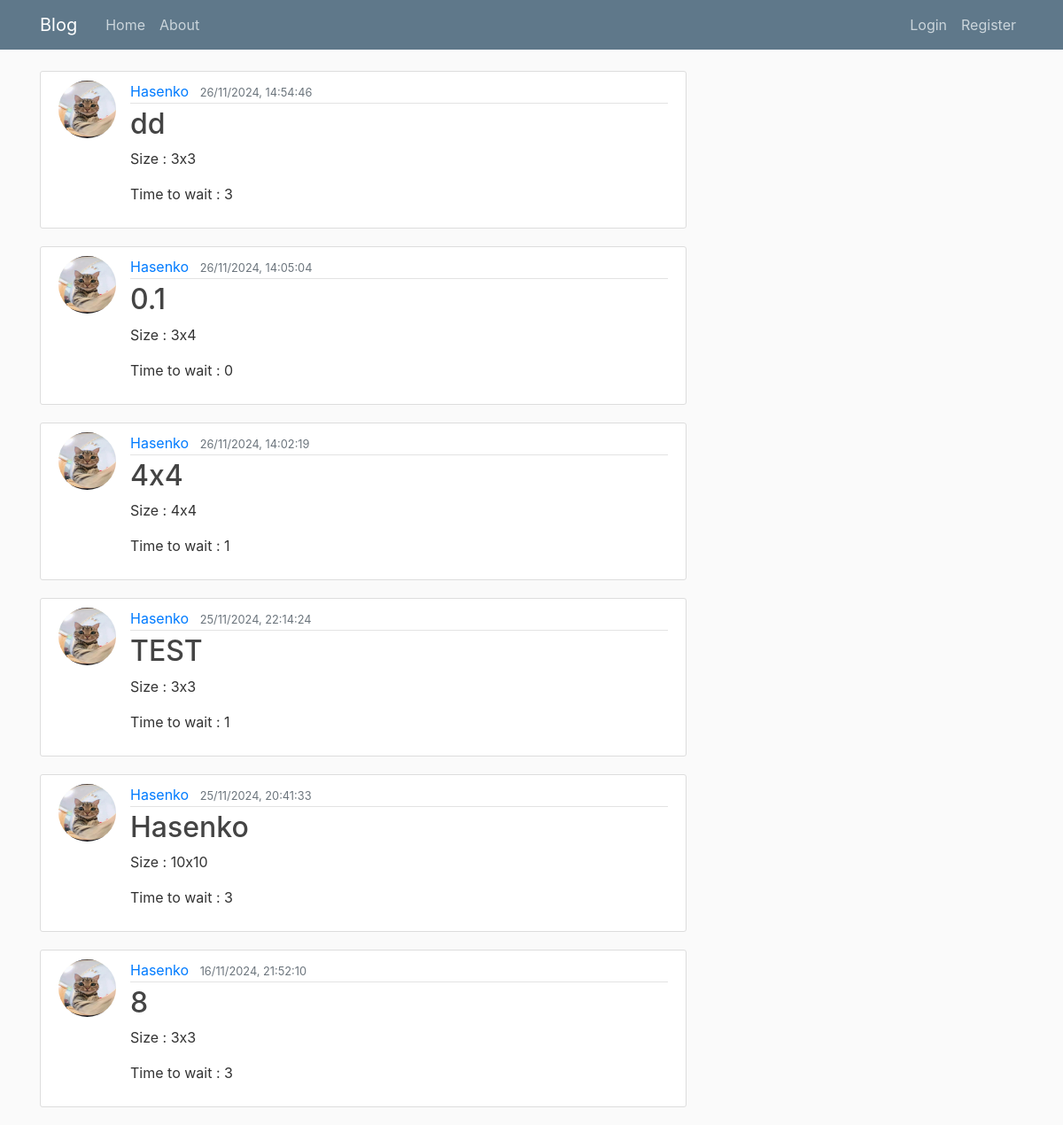
/blog/, run on an earlier commit of the app's database.
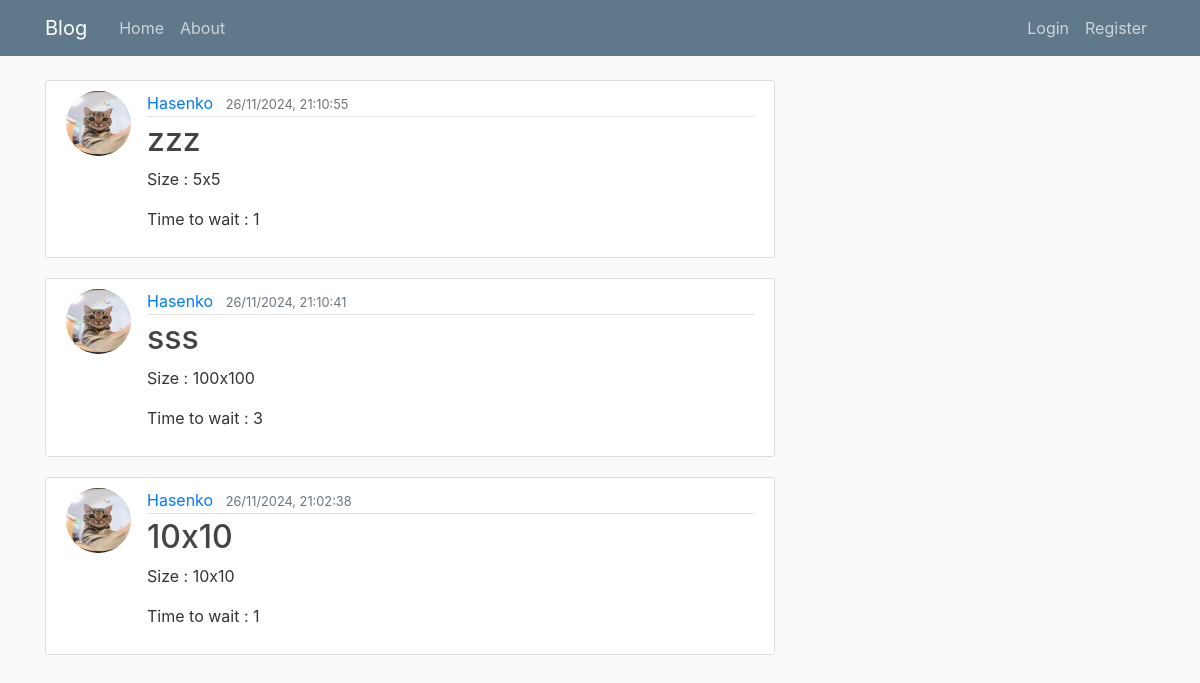
And on a later commit of the database.
### blog/models.py (models this page shows, shortened)
class Canvas(models.Model):
    title = models.CharField(max_length=100)
    width = models.PositiveIntegerField(default=100)
    height = models.PositiveIntegerField(default=100)
    time_to_wait = models.PositiveIntegerField(default=3)
    content = models.TextField(default='blank')
    date_posted = models.DateTimeField(default=timezone.now)
    author = models.ForeignKey(User, on_delete=models.CASCADE)
    def get_pixel_list(content):
        pixel_list = []
        i = 0
        pixel = ""
        for letter in content:
            if i%7 == 0 and i != 0:
                pixel_list.append(pixel)
                pixel = ""
            pixel += letter
            i += 1
        pixel_list.append(pixel)
        return pixel_list

### users/models.py (models this page shows, shortened)
class Profile(models.Model):
    user = models.OneToOneField(User, on_delete=models.CASCADE)
    image = models.ImageField(default='default.jpg', upload_to='profile_pics')

### blog/views.py (the view)
# urls.py: path('', CanvasListView.as_view(), name='blog-home'),
class CanvasListView(ListView):
    model = Canvas
    template_name = 'blog/home.html'  # by default: <app>/<model>_<viewtype>.html
    context_object_name = 'canvases'
    ordering = ['-date_posted']  # replace with 'intensity' of the canvas
    def get_queryset(self):
        queryset = super().get_queryset()
        for canvas in queryset:
            canvas.content = Canvas.get_pixel_list(canvas.content)
        return queryset

### blog/templates/blog/home.html
{% extends "blog/base.html" %}
{% block content %}
    {% for canvas in canvases %}
        <article class="media content-section">
            <img class="rounded-circle article-img" src="{{ canvas.author.profile.image.url }}" alt="author image">
            <div class="media-body">
                <div class="article-metadata">
                    <a class="mr-2" href="#">{{ canvas.author }}</a>
                    <small class="text-muted">{{ canvas.date_posted|date:"d/m/Y, H:i:s" }}</small>
                </div>
                <h2><a class="article-title" href="{% url 'canvas-detail' canvas.id %}">{{ canvas.title }}</a></h2>
                <p>Size : {{ canvas.width }}x{{ canvas.height }}</p>
                <p>Time to wait : {{ canvas.time_to_wait }}</p>
            </div>
        </article>
    {% endfor %}
{% endblock content %}

### blog/templates/blog/base.html (shortened to what this page needs)
{% load static %}
<!DOCTYPE html>
<html lang="en">
<head>
    <link rel="stylesheet" href="https://cdn.jsdelivr.net/npm/bootstrap@4.0.0/dist/css/bootstrap.min.css">
    <link rel="stylesheet" type="text/css" href="{% static 'blog/main.css' %}">
</head>
<body>
    <header class="site-header">
        <nav class="navbar navbar-expand-md navbar-dark bg-steel fixed-top">
          <div class="container">
            <a class="navbar-brand mr-4" href="{% url 'blog-home' %}">Blog</a>
            <div class="collapse navbar-collapse" id="navbarToggle">
              <div class="navbar-nav mr-auto">
                <a class="nav-item nav-link" href="{% url 'blog-home' %}">Home</a>
                <a class="nav-item nav-link" href="{% url 'blog-about' %}">About</a>
              </div>
              <div class="navbar-nav">
                {% if user.is_authenticated %}
                  <a class="nav-item nav-link" href="{% url 'canvas-create' %}">New Canvas</a>
                  <a class="nav-item nav-link" href="{% url 'profile' %}">Profile</a>
                  <form method="POST" action="{% url 'logout' %}">
                    {% csrf_token %}
                    <a href="javascript:void(0);" class="nav-item nav-link" onclick="this.closest('form').submit();">Logout</a>
                  </form>
                {% else %}
                  <a class="nav-item nav-link" href="{% url 'login' %}">Login</a>
                  <a class="nav-item nav-link" href="{% url 'register' %}">Register</a>
                {% endif %}
              </div>
            </div>
          </div>
        </nav>
    </header>
    <main role="main" class="container">
        <div class="row">
          <div class="col-md-8">
            {% block content %}{% endblock %}
          </div>
        </div>
    </main>
</body>
</html>

### blog/static/blog/main.css (style rules this page uses)
body { background: #fafafa; color: #333333; margin-top: 5rem; }
h1, h2, h3, h4, h5, h6 { color: #444444; }
.bg-steel { background-color: #5f788a; }
.site-header .navbar-nav .nav-link { color: #cbd5db; }
.content-section { background: #ffffff; padding: 10px 20px; border: 1px solid #dddddd; border-radius: 3px; margin-bottom: 20px; }
.article-title { color: #444444; }
.article-img { height: 65px; width: 65px; margin-right: 16px; }
.article-metadata { padding-bottom: 1px; margin-bottom: 4px; border-bottom: 1px solid #e3e3e3 }

What changed in the data, as far as the page shows it:
removed Canvas: author.profile.image (picture), author "Hasenko", date_posted "26/11/2024, 14:54:46", title "dd", width "3", height "3", time_to_wait "3"
removed Canvas: author.profile.image (picture), author "Hasenko", date_posted "26/11/2024, 14:05:04", title "0.1", width "3", height "4", time_to_wait "0"
removed Canvas: author.profile.image (picture), author "Hasenko", date_posted "26/11/2024, 14:02:19", title "4x4", width "4", height "4", time_to_wait "1"
removed Canvas: author.profile.image (picture), author "Hasenko", date_posted "25/11/2024, 22:14:24", title "TEST", width "3", height "3", time_to_wait "1"
removed Canvas: author.profile.image (picture), author "Hasenko", date_posted "25/11/2024, 20:41:33", title "Hasenko", width "10", height "10", time_to_wait "3"
removed Canvas: author.profile.image (picture), author "Hasenko", date_posted "16/11/2024, 21:52:10", title "8", width "3", height "3", time_to_wait "3"
added Canvas: author.profile.image (picture), author "Hasenko", date_posted "26/11/2024, 21:10:55", title "zzz", width "5", height "5", time_to_wait "1"
added Canvas: author.profile.image (picture), author "Hasenko", date_posted "26/11/2024, 21:10:41", title "sss", width "100", height "100", time_to_wait "3"
added Canvas: author.profile.image (picture), author "Hasenko", date_posted "26/11/2024, 21:02:38", title "10x10", width "10", height "10", time_to_wait "1"
